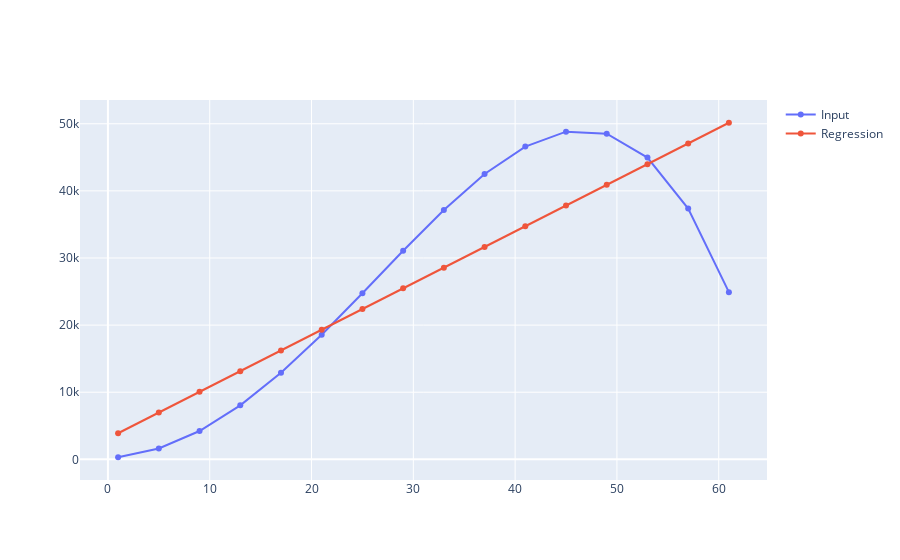

Write notebook code for a chart like this one.
### Code cell
fig = go.Figure()
fig.add_trace(go.Scatter(x=res['x'], y=res['y'],
                    mode='lines+markers',
                    name='Input'))
fig.add_trace(go.Scatter(x=res['x'], y=res['reg'],
                    mode='lines+markers',
                    name='Regression'))

fig.show()

### Figure 1 — Plotly figure (JSON) as saved in the notebook; plotly's stock layout.template omitted (floating-point values rounded to 4 significant figures)
{"data": [{"mode": "lines+markers", "name": "Input", "type": "scatter", "x": [1, 5, 9, 13, 17, 21, 25, 29, 33, 37, 41, 45, 49, 53, 57, 61], "y": [312.9, 1612, 4225, 8043, 12900, 18560, 24740, 31070, 37160, 42510, 46600, 48820, 48510, 44960, 37370, 24910]}, {"mode": "lines+markers", "name": "Regression", "type": "scatter", "x": [1, 5, 9, 13, 17, 21, 25, 29, 33, 37, 41, 45, 49, 53, 57, 61], "y": [3889.0, 6973.0, 10060.0, 13140.0, 16220.0, 19310.0, 22390.0, 25480.0, 28560.0, 31640.0, 34730.0, 37810.0, 40900.0, 43980.0, 47070.0, 50150.0]}], "layout": {}}
